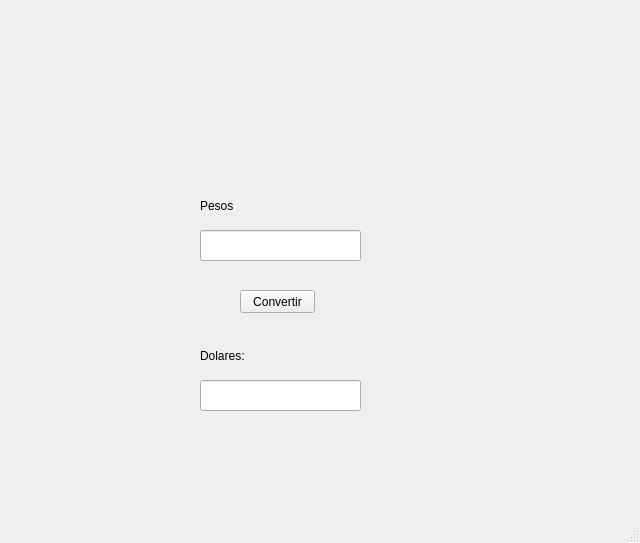
<?xml version="1.0" encoding="UTF-8"?>
<ui version="4.0">
 <class>MainWindow</class>
 <widget class="QMainWindow" name="MainWindow">
  <property name="geometry">
   <rect>
    <x>0</x>
    <y>0</y>
    <width>640</width>
    <height>543</height>
   </rect>
  </property>
  <property name="windowTitle">
   <string>MainWindow</string>
  </property>
  <widget class="QWidget" name="centralwidget">
   <widget class="QLabel" name="label">
    <property name="geometry">
     <rect>
      <x>480</x>
      <y>380</y>
      <width>161</width>
      <height>121</height>
     </rect>
    </property>
    <property name="text">
     <string/>
    </property>
    <property name="pixmap">
     <pixmap resource="../../Archivos/Recursos.qrc">:/Logos/logo equipo 3.jpg</pixmap>
    </property>
    <property name="scaledContents">
     <bool>true</bool>
    </property>
   </widget>
   <widget class="QLabel" name="label_2">
    <property name="geometry">
     <rect>
      <x>0</x>
      <y>0</y>
      <width>121</width>
      <height>101</height>
     </rect>
    </property>
    <property name="styleSheet">
     <string notr="true"/>
    </property>
    <property name="text">
     <string/>
    </property>
    <property name="pixmap">
     <pixmap resource="../../Archivos/Recursos.qrc">:/Logos/Logo UAT.png</pixmap>
    </property>
    <property name="scaledContents">
     <bool>true</bool>
    </property>
   </widget>
   <widget class="QLabel" name="label_3">
    <property name="geometry">
     <rect>
      <x>440</x>
      <y>0</y>
      <width>191</width>
      <height>101</height>
     </rect>
    </property>
    <property name="styleSheet">
     <string notr="true">background-image: url(:/Logos/993966.png);</string>
    </property>
    <property name="text">
     <string/>
    </property>
    <property name="pixmap">
     <pixmap resource="../../Archivos/Recursos.qrc">:/Logos/logo facultad de ingenieria uat.png</pixmap>
    </property>
    <property name="scaledContents">
     <bool>true</bool>
    </property>
   </widget>
   <widget class="QLabel" name="label_5">
    <property name="geometry">
     <rect>
      <x>200</x>
      <y>190</y>
      <width>151</width>
      <height>31</height>
     </rect>
    </property>
    <property name="text">
     <string>Pesos</string>
    </property>
   </widget>
   <widget class="QLineEdit" name="txt_pesos">
    <property name="geometry">
     <rect>
      <x>200</x>
      <y>230</y>
      <width>161</width>
      <height>31</height>
     </rect>
    </property>
   </widget>
   <widget class="QPushButton" name="btn_convertir">
    <property name="geometry">
     <rect>
      <x>240</x>
      <y>290</y>
      <width>75</width>
      <height>23</height>
     </rect>
    </property>
    <property name="text">
     <string>Convertir</string>
    </property>
   </widget>
   <widget class="QLineEdit" name="txt_dolares">
    <property name="geometry">
     <rect>
      <x>200</x>
      <y>380</y>
      <width>161</width>
      <height>31</height>
     </rect>
    </property>
   </widget>
   <widget class="QLabel" name="label_6">
    <property name="geometry">
     <rect>
      <x>200</x>
      <y>330</y>
      <width>151</width>
      <height>31</height>
     </rect>
    </property>
    <property name="text">
     <string/>
    </property>
   </widget>
   <widget class="QLabel" name="label_7">
    <property name="geometry">
     <rect>
      <x>200</x>
      <y>340</y>
      <width>151</width>
      <height>31</height>
     </rect>
    </property>
    <property name="text">
     <string>Dolares:</string>
    </property>
   </widget>
  </widget>
  <widget class="QMenuBar" name="menubar">
   <property name="geometry">
    <rect>
     <x>0</x>
     <y>0</y>
     <width>640</width>
     <height>21</height>
    </rect>
   </property>
  </widget>
  <widget class="QStatusBar" name="statusbar"/>
 </widget>
 <resources>
  <include location="../../Archivos/Recursos.qrc"/>
 </resources>
 <connections/>
</ui>
